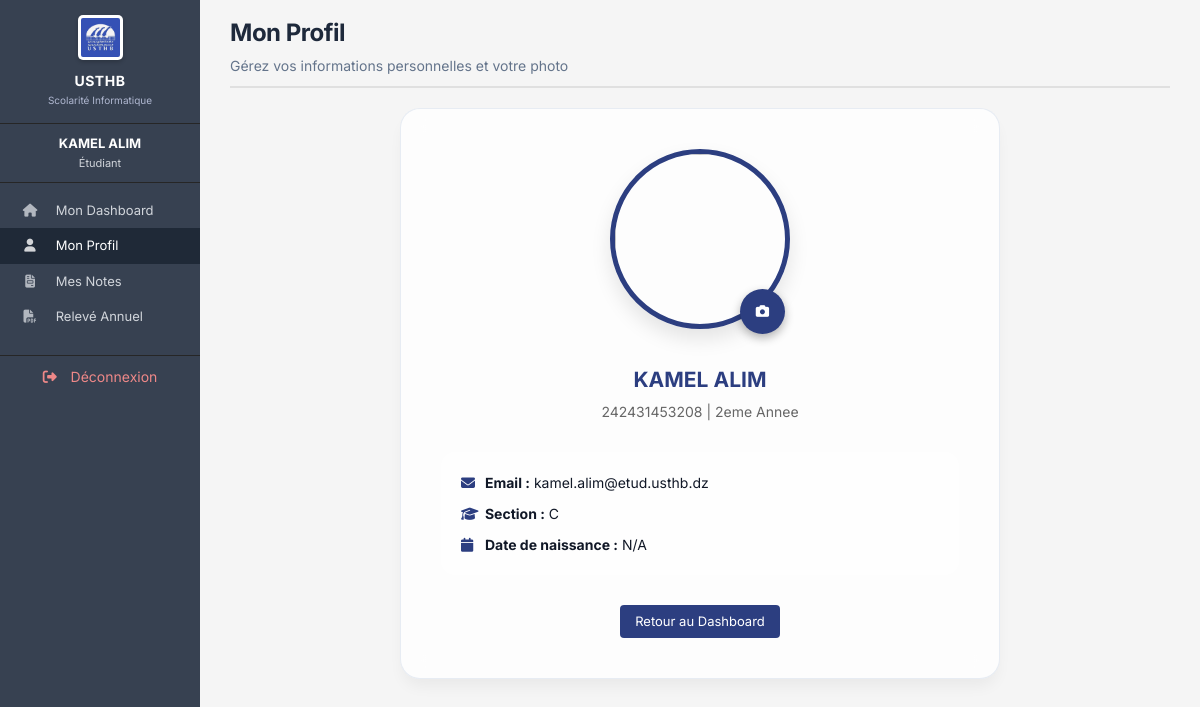
Page /profil_etudiant.php (signed in) on the committed database.
### tables this page shows
CREATE TABLE `etudiants` (
  `id` int(11) NOT NULL AUTO_INCREMENT,
  `matricule` varchar(20) NOT NULL,
  `nom` varchar(100) NOT NULL,
  `prenom` varchar(100) NOT NULL,
  `email` varchar(150) NOT NULL,
  `mot_de_passe` varchar(255) NOT NULL,
  `niveau` varchar(50) DEFAULT NULL,
  `specialite` varchar(100) DEFAULT NULL,
  `section` varchar(10) DEFAULT NULL,
  `groupe_td` int(11) DEFAULT NULL,
  `groupe_tp` int(11) DEFAULT NULL,
  `date_naissance` date DEFAULT NULL,
  `photo` varchar(255) DEFAULT 'default.png',
  PRIMARY KEY (`id`),
  UNIQUE KEY `matricule` (`matricule`),
  UNIQUE KEY `email` (`email`)
);

### profil_etudiant.php (the view, shortened to what this page needs)
<?php
require_once 'config.php';
$user_id = $_SESSION['user_id'];
$stmt = $pdo->prepare("SELECT * FROM etudiants WHERE id = ?");
$stmt->execute([$user_id]);
$etudiant = $stmt->fetch();
$photo_path = (!empty($etudiant['photo']) && file_exists("uploads/profiles/" . $etudiant['photo']))
    ? "uploads/profiles/" . $etudiant['photo']
    : "assets/img/default-profile.png";
include 'includes/header.php';
include 'includes/sidebar.php';
?>
<div class="main-content">
    <div class="page-header">
        <h1>Mon Profil</h1>
        <p>Gérez vos informations personnelles et votre photo</p>
    </div>
    <div class="profile-container glass-effect" style="max-width: 600px; margin: 0 auto; padding: 40px; border-radius: 20px; text-align: center;">
        <div class="profile-image-wrapper" style="position: relative; display: inline-block; margin-bottom: 25px;">
            <img src="<?= $photo_path ?>" id="preview" style="width: 180px; height: 180px; border-radius: 50%; object-fit: cover; border: 5px solid #2c3e80; box-shadow: 0 10px 20px rgba(0,0,0,0.1);">
            <button onclick="document.getElementById('fileInput').click()" style="position: absolute; bottom: 5px; right: 5px; background: #2c3e80; color: white; border: none; width: 45px; height: 45px; border-radius: 50%; cursor: pointer; display: flex; align-items: center; justify-content: center; box-shadow: 0 4px 10px rgba(0,0,0,0.3);">
                <i class="fa-solid fa-camera"></i>
            </button>
        </div>
        <h2 style="color: #2c3e80; margin-bottom: 5px;"><?= htmlspecialchars($etudiant['prenom'] . ' ' . $etudiant['nom']) ?></h2>
        <p style="color: #666; margin-bottom: 30px;"><?= htmlspecialchars($etudiant['matricule']) ?> | <?= htmlspecialchars($etudiant['niveau']) ?></p>
        <div class="profile-details" style="text-align: left; background: rgba(255,255,255,0.5); padding: 20px; border-radius: 15px;">
            <p style="margin-bottom: 10px;"><i class="fa-solid fa-envelope" style="width: 20px; color: #2c3e80;"></i> <strong>Email :</strong> <?= htmlspecialchars($etudiant['email']) ?></p>
            <p style="margin-bottom: 10px;"><i class="fa-solid fa-graduation-cap" style="width: 20px; color: #2c3e80;"></i> <strong>Section :</strong> <?= htmlspecialchars($etudiant['section']) ?></p>
            <p><i class="fa-solid fa-calendar" style="width: 20px; color: #2c3e80;"></i> <strong>Date de naissance :</strong> <?= $etudiant['date_naissance'] ? date('d/m/Y', strtotime($etudiant['date_naissance'])) : 'N/A' ?></p>
        </div>
        <div style="margin-top: 30px;">
            <a href="dashboard_etudiant.php" class="btn-add" style="background: #2c3e80;">Retour au Dashboard</a>
        </div>
    </div>
</div>
<?php include 'includes/footer.php'; ?>

### assets/css/style.css (style rules this page uses)
:root { --primary-color: #374151; --primary-dark: #1f2937; --sidebar-bg: #262626; --bg-light: #ffffff; --bg-body: #f3f4f6; --text-main: #111827; --text-muted: #6b7280; --accent-gray: #d1d5db; --valid-green: #059669; --invalid-red: #dc2626; }
* { margin: 0; padding: 0; box-sizing: border-box; }
body { font-family: 'Inter', -apple-system, BlinkMacSystemFont, "Segoe UI", Roboto, sans-serif; background-color: var(--bg-body); color: var(--text-main); font-size: 14px; line-height: 1.5; }
a { text-decoration: none; color: var(--primary-color); }
.main-content { flex: 1; padding: 15px 30px 20px; background-color: #f5f5f5; }
.page-header { margin-bottom: 20px; padding-bottom: 10px; border-bottom: 2px solid #e0e0e0; }
.page-header h1 { font-size: 24px; font-weight: 700; color: #1e293b; letter-spacing: -0.02em; }
.page-header p { color: #64748b; font-size: 14px; margin-top: 4px; }
.btn-add { display: inline-block; padding: 7px 15px; background-color: var(--primary-color); color: white; border: none; border-radius: 4px; font-size: 13px; cursor: pointer; }
.glass-effect { background: rgba(255, 255, 255, 0.8); backdrop-filter: blur(12px); -webkit-backdrop-filter: blur(12px); border: 1px solid rgba(226, 232, 240, 0.8); box-shadow: 0 10px 15px -3px rgba(0, 0, 0, 0.05); }

### rows in the picture
etudiants: prenom+nom "KAMEL ALIM", matricule "242431453208", niveau "2eme Annee", email "kamel.alim@etud.usthb.dz", section "C"

### other values in the picture
$_SESSION['prenom'] . ' ' . $_SESSION['nom'] "KAMEL ALIM"
